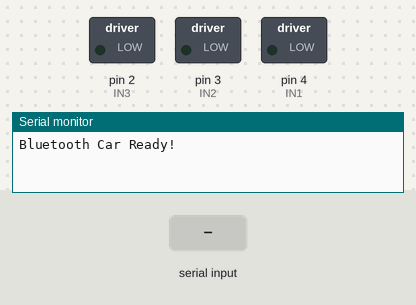
The sketch below on a simulated Arduino Uno, built with avr-gcc and run on an emulated ATmega328P. Parts: switched loads named in the sketch (green lamp = pin HIGH), the last lines printed to the serial monitor. The inputs (shaded band) are chosen by the test bench. Pins used as bus, display or sensor lines are not drawn.

Above: at 1.2 s.
1.3 s: "F" received over the second serial link
At 2.5 s:
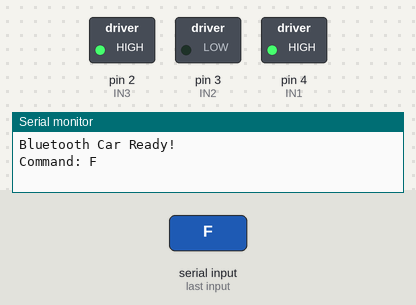
2.8 s: "B" received over the second serial link
At 3.7 s:
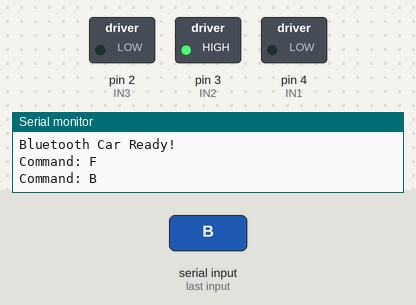
4.3 s: "L" received over the second serial link
At 4.8 s:
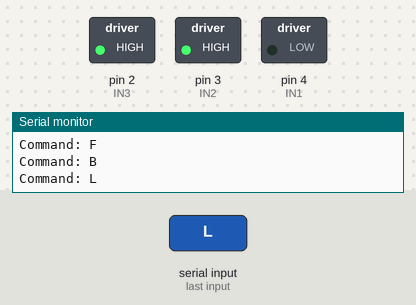
5.8 s: "R" received over the second serial link
At 7.2 s:
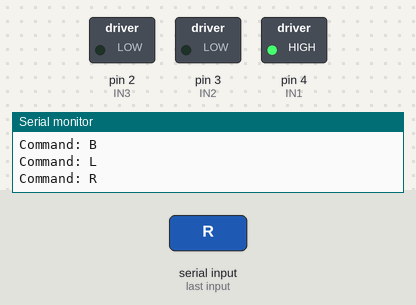
Timing chart, 0 to 8.3 s (numbered marks = the images above; inputs shaded):
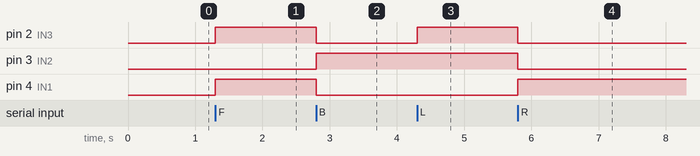

The sketch:

DuyAnh.ino
```cpp
// --- KHAI BÁO BLUETOOTH ---
#include <SoftwareSerial.h>
SoftwareSerial BT(11, 10); // BT_RX, BT_TX

// --- KHAI BÁO L298N ---
int IN1 = 4;
int IN2 = 3;

int IN3 = 2;
int IN4 = 1;

char command;   // ký tự nhận từ app

void setup() {
  // Motor pins
  pinMode(IN1, OUTPUT);
  pinMode(IN2, OUTPUT);

  pinMode(IN3, OUTPUT);
  pinMode(IN4, OUTPUT);

  // Bluetooth
  BT.begin(9600);

  // Tốc độ PWM mặc định
  //analogWrite(ENA, 200);
  //analogWrite(ENB, 200);

  Serial.begin(9600);
  Serial.println("Bluetooth Car Ready!");
}

void loop() {
  if (BT.available()) {
    command = BT.read();
    Serial.print("Command: ");
    Serial.println(command);

    switch (command) {

      case 'F':  // Tiến
        forward();
        //delay(1000);
        break;

      case 'B':  // Lùi
        backward();
        //delay(1000);
        break;

      case 'L':  // Rẽ trái
        left();
        //delay(1000);
        break;

      case 'R':  // Rẽ phải
        right();
        //delay(1000)
        break;

      case 'S':  // Dừng
        stopMotors();
        break;

      // Tăng giảm tốc độ
      //case '1': setSpeed(120); break;
      //case '2': setSpeed(160); break;
      //case '3': setSpeed(200); break;
      //case '4': setSpeed(255); break;
    }
  }
}

// ====== HÀM ĐIỀU KHIỂN ======

void forward() {
  digitalWrite(IN1, HIGH);
  digitalWrite(IN2, LOW);

  digitalWrite(IN3, HIGH);
  digitalWrite(IN4, LOW);
}

void backward() {
  digitalWrite(IN1, LOW);
  digitalWrite(IN2, HIGH);

  digitalWrite(IN3, LOW);
  digitalWrite(IN4, HIGH);
}

void left() {
  digitalWrite(IN1, LOW);
  digitalWrite(IN2, HIGH);

  digitalWrite(IN3, HIGH);
  digitalWrite(IN4, LOW);
}

void right() {
  digitalWrite(IN1, HIGH);
  digitalWrite(IN2, LOW);

  digitalWrite(IN3, LOW);
  digitalWrite(IN4, HIGH);
}

void stopMotors() {
  digitalWrite(IN1, LOW);
  digitalWrite(IN2, LOW);
  digitalWrite(IN3, LOW);
  digitalWrite(IN4, LOW);
}

//void setSpeed(int speedVal) {
  //analogWrite(ENA, speedVal);
  //analogWrite(ENB, speedVal);
//}
```

Measured:
- after the input at 1.3 s, pin 2 (IN3), pin 4 (IN1): LOW → HIGH at once
- after the input at 2.8 s, pin 2 (IN3), pin 4 (IN1): HIGH → LOW at once; pin 3 (IN2): LOW → HIGH at once
- after the input at 4.3 s, pin 2 (IN3): LOW → HIGH at once
- after the input at 5.8 s, pin 2 (IN3), pin 3 (IN2): HIGH → LOW at once; pin 4 (IN1): LOW → HIGH at once
